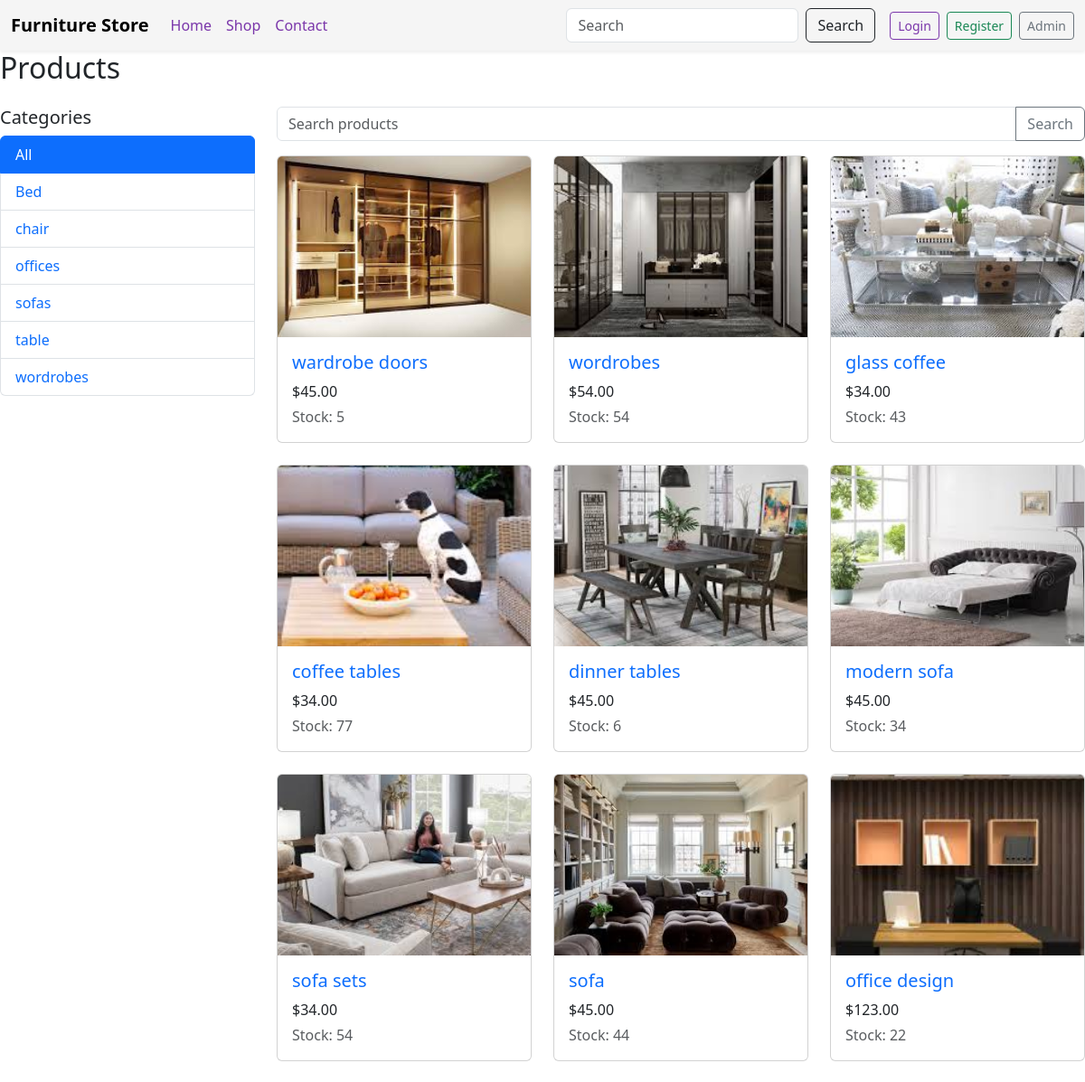
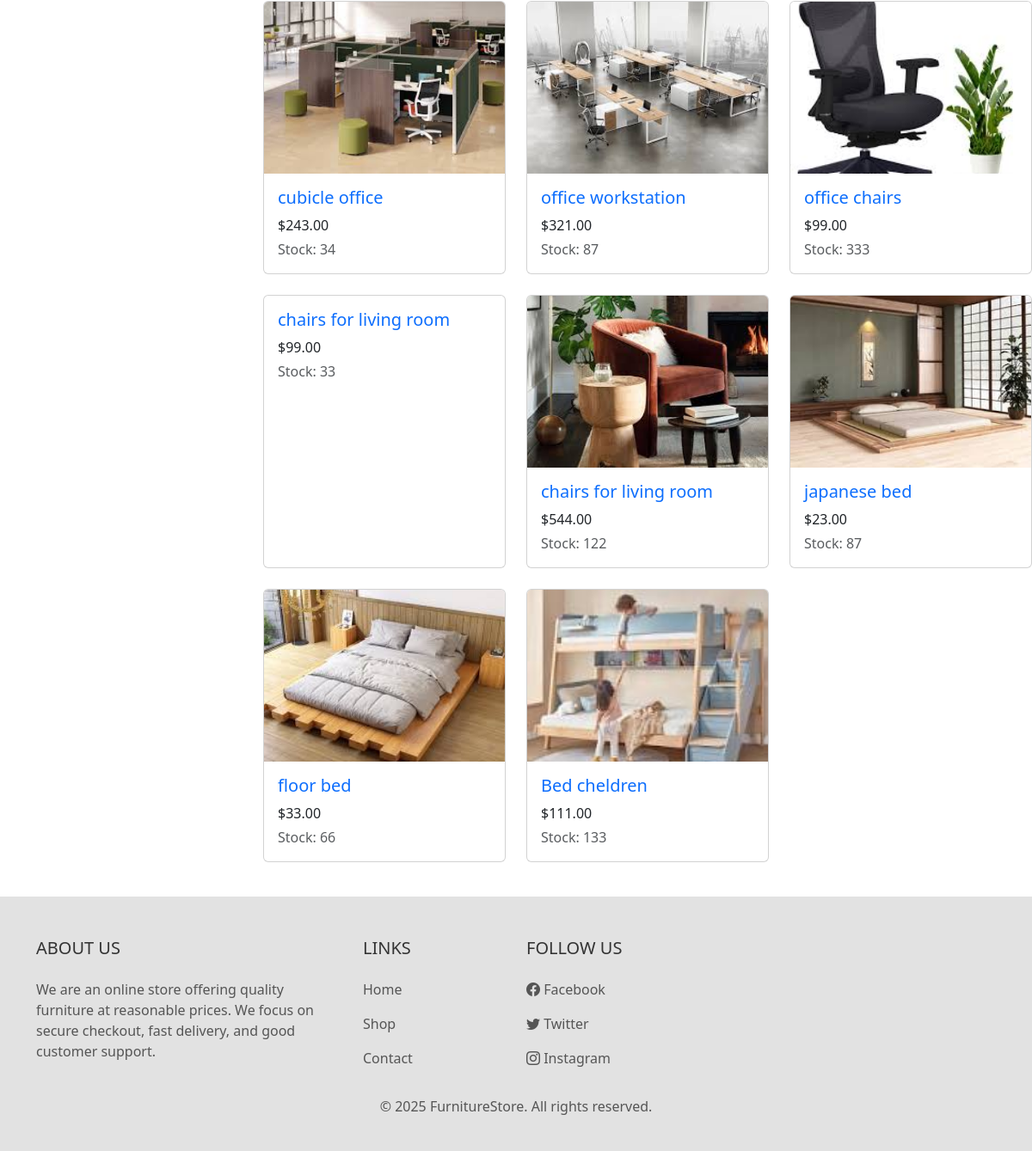
Screenshot of /products/ with the database file from the repository (2 pictures, top to bottom).
### product/models.py (models this page shows, shortened)
class Category(models.Model):
    name = models.CharField(max_length=255)
    slug = models.SlugField(unique=True, blank=True)
    class Meta:
        ordering = ('name',)

class Product(models.Model):
    category = models.ForeignKey(Category, related_name='products', on_delete=models.CASCADE)
    name = models.CharField(max_length=255)
    slug = models.SlugField(unique=True, blank=True)
    description = models.TextField(blank=True)
    price = models.DecimalField(max_digits=10, decimal_places=2)
    image = models.ImageField(upload_to='products/', blank=True, null=True)
    stock = models.PositiveIntegerField(default=0)
    created_at = models.DateTimeField(auto_now_add=True)
    class Meta:
        ordering = ('-created_at',)

### product/views.py (the view)
# urls.py: path('', views.product_list, name='product_list'),  # الصفحة الرئيسية تعرض المنتجات
def product_list(request):
    category_slug = request.GET.get('category', '')
    q = request.GET.get('q', '')
    categories = Category.objects.all()
    products = Product.objects.all()
    if category_slug:
        products = products.filter(category__slug=category_slug)
    if q:
        products = products.filter(name__icontains=q)
    context = {
        'products': products,
        'categories': categories,
        'active_category': category_slug,
        'search_query': q,
    }
    return render(request, 'product/product_list.html', context)

### templates/product/product_list.html (shortened to what this page needs)
{% extends 'core/base.html' %}
{% block content %}
<div class="d-flex justify-content-between align-items-center mb-3">
  <h2>Products</h2>
</div>
<div class="row mb-3">
  <div class="col-md-3">
    <h5>Categories</h5>
    <ul class="list-group">
      <li class="list-group-item {% if active_category == '' %}active{% endif %}">
        <a href="{% url 'product_list' %}" class="text-decoration-none {% if active_category == '' %}text-white{% endif %}">All</a>
      </li>
      {% for cat in categories %}
      <li class="list-group-item {% if active_category == cat.slug %}active{% endif %}">
        <a href="?category={{ cat.slug }}" class="text-decoration-none {% if active_category == cat.slug %}text-white{% endif %}">{{ cat.name }}</a>
      </li>
      {% endfor %}
    </ul>
  </div>
  <div class="col-md-9">
    <form method="get" class="mb-3">
      <div class="input-group">
        <input name="q" value="{{ search_query }}" class="form-control" placeholder="Search products">
        <button class="btn btn-outline-secondary">Search</button>
      </div>
    </form>
    <div class="row">
      {% for product in products %}
      <div class="col-md-4 mb-4">
        <div class="card h-100">
          {% if product.image %}
            <img src="{{ product.image.url }}" class="card-img-top" style="height:200px; object-fit:cover;">
          {% endif %}
          <div class="card-body">
            <h5 class="card-title"><a href="{% url 'product_detail' product.slug %}" class="text-decoration-none">{{ product.name }}</a></h5>
            <p class="mb-1">${{ product.price }}</p>
            <p class="text-muted mb-0">Stock: {{ product.stock }}</p>
          </div>
        </div>
      </div>
      {% empty %}
      <p>No products found.</p>
      {% endfor %}
    </div>
  </div>
</div>
{% endblock %}

### templates/core/base.html (shortened to what this page needs)
<!DOCTYPE html>
<html lang="en">
<head>
  <link href="https://cdn.jsdelivr.net/npm/bootstrap@5.3.0/dist/css/bootstrap.min.css" rel="stylesheet"/>
  <link href="https://cdn.jsdelivr.net/npm/bootstrap-icons@1.10.5/font/bootstrap-icons.css" rel="stylesheet"/>
  <link href="https://cdn.jsdelivr.net/npm/aos@2.3.4/dist/aos.css" rel="stylesheet"/>
</head>
<body style="background-color: white;">
<nav class="navbar navbar-expand-lg navbar-custom sticky-top shadow-sm">
  <div class="container-fluid">
    <a class="navbar-brand fw-bold" href="{% url 'frontpage' %}">Furniture Store</a>
    <div class="collapse navbar-collapse" id="navbarNav">
      <ul class="navbar-nav me-auto mb-2 mb-lg-0">
        <li class="nav-item">
          <a class="nav-link {% if request.path == '/' %}active{% endif %}" href="{% url 'frontpage' %}">Home</a>
        </li>
        <li class="nav-item">
          <a class="nav-link {% if request.path == '/shop/' %}active{% endif %}" href="{% url 'shop' %}">Shop</a>
        </li>
        <li class="nav-item">
          <a class="nav-link" href="{% url 'contact' %}">Contact</a>
        </li>
      </ul>
   <form class="d-flex" role="search" method="get" action="{% url 'product_list' %}">
    <input class="form-control me-2" type="search" name="q" placeholder="Search" value="{{ search_query|default:'' }}">
    <button class="btn btn-outline-dark" type="submit">Search</button>
</form>
      <div class="ms-3 d-flex align-items-center gap-2">
       {% if user.is_authenticated %}
  <span class="text-dark">Hello, {{ user.first_name|default:user.username }}</span>
  <a href="{% url 'accounts:profile' %}" class="btn btn-outline-secondary btn-sm">Profile</a>
  <form method="post" action="{% url 'accounts:logout' %}" style="display:inline;">
      {% csrf_token %}
      <button type="submit" class="btn btn-outline-danger btn-sm">Logout</button>
  </form>
{% else %}
  <a href="{% url 'accounts:login' %}" class="btn btn-outline-primary btn-sm">Login</a>
  <a href="{% url 'accounts:register' %}" class="btn btn-outline-success btn-sm">Register</a>
{% endif %}
        <a href="/admin" class="btn btn-outline-secondary btn-sm">Admin</a>
      </div>
    </div>
  </div>
</nav>
  <main data-aos="fade-down" data-aos-duration="1000">
    {% block content %}{% endblock content %}
  </main>
  <footer class="pt-5 pb-4" data-aos="fade-up">
    <div class="container text-md-left">
      <div class="row">
        <div class="col-md-4">
          <h5 class="text-uppercase mb-4">About Us</h5>
          <p>We are an online store offering quality furniture at reasonable prices. We focus on secure checkout, fast delivery, and good customer support.</p>
        </div>
        <div class="col-md-2">
          <h5 class="text-uppercase mb-4">Links</h5>
          <p><a href="#" class="text-decoration-none">Home</a></p>
          <p><a href="#" class="text-decoration-none">Shop</a></p>
          <p><a href="#" class="text-decoration-none">Contact</a></p>
        </div>
        <div class="col-md-3">
          <h5 class="text-uppercase mb-4">Follow Us</h5>
          <p><i class="bi bi-facebook"></i> Facebook</p>
          <p><i class="bi bi-twitter"></i> Twitter</p>
          <p><i class="bi bi-instagram"></i> Instagram</p>
        </div>
      </div>
    </div>
    <div class="text-center mt-3">
      <p>© 2025 FurnitureStore. All rights reserved.</p>
    </div>
  </footer>
</body>
</html>

### templates/core/base.html (style rules this page uses)
.navbar-custom { background-color: #f5f5f5; }
.navbar-custom .nav-link { color: #7a36aa; padding: 6px 12px; border-radius: 50px; transition: 0.3s; }
.btn-outline-primary { color: #7a36aa; border-color: #7a36aa; }
footer { background-color: #e2e2e2; color: #333; }
footer a, footer p { color: #555; }

### rows the page displays
Category: name "Bed"
Category: name "chair"
Category: name "offices"
Category: name "sofas"
Category: name "table"
Category: name "wordrobes"
Product: image (picture), name "wardrobe doors", price "45.00", stock "5"
Product: image (picture), name "wordrobes", price "54.00", stock "54"
Product: image (picture), name "glass coffee", price "34.00", stock "43"
Product: image (picture), name "coffee tables", price "34.00", stock "77"
Product: image (picture), name "dinner tables", price "45.00", stock "6"
Product: image (picture), name "modern sofa", price "45.00", stock "34"
Product: image (picture), name "sofa sets", price "34.00", stock "54"
Product: image (picture), name "sofa", price "45.00", stock "44"
Product: image (picture), name "office design", price "123.00", stock "22"
Product: image (picture), name "cubicle office", price "243.00", stock "34"
Product: image (picture), name "office workstation", price "321.00", stock "87"
Product: image (picture), name "office chairs", price "99.00", stock "333"
Product: name "chairs for living room", price "99.00", stock "33"
Product: image (picture), name "chairs for living room", price "544.00", stock "122"
Product: image (picture), name "japanese bed", price "23.00", stock "87"
Product: image (picture), name "floor bed", price "33.00", stock "66"
Product: image (picture), name "Bed cheldren", price "111.00", stock "133"
